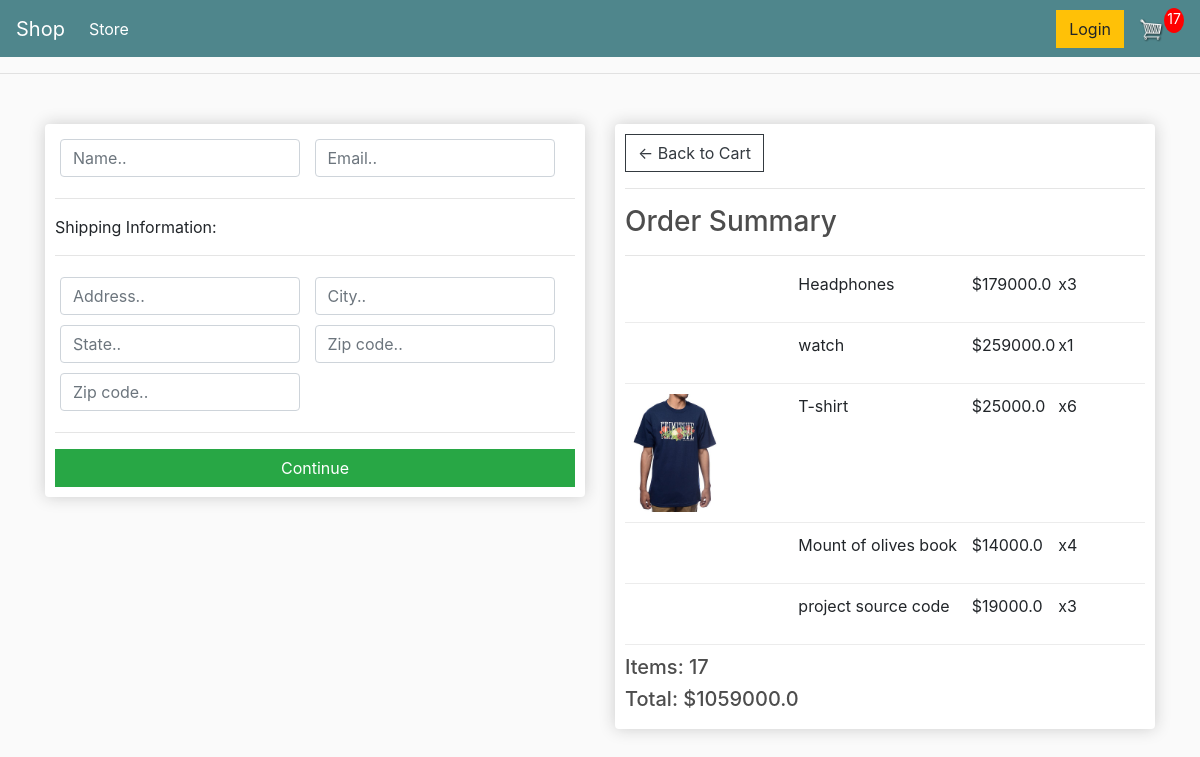
/checkout/ (signed in), run on an earlier commit of the app's database.
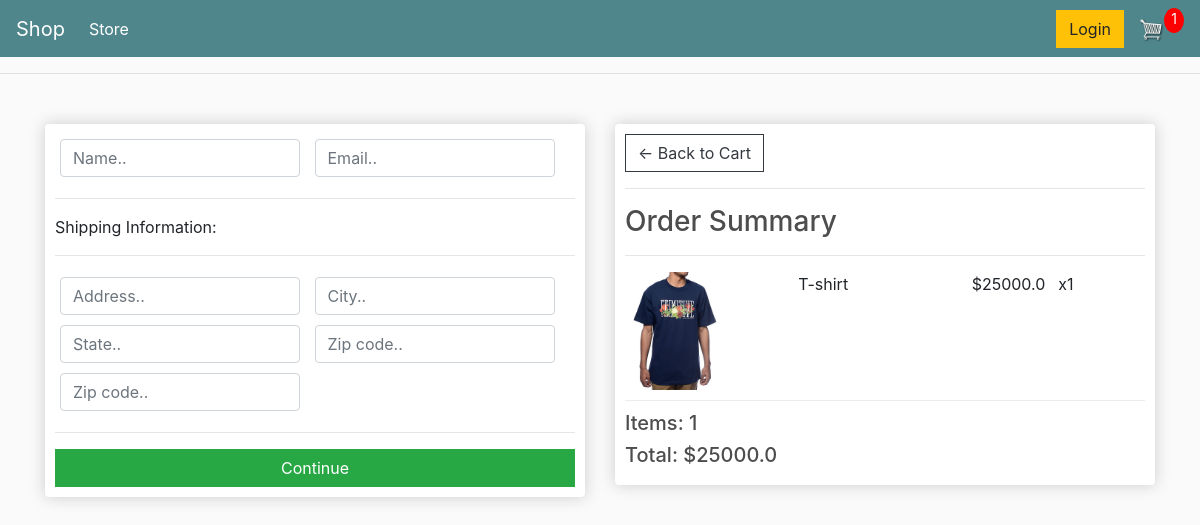
And on a later commit of the database.
### store/models.py (models this page shows, shortened)
class OrderItem(models.Model):
    product = models.ForeignKey(Product, on_delete=models.SET_NULL, blank=True, null=True)
    order = models.ForeignKey(Order, on_delete=models.SET_NULL, blank=True, null=True)
    quantity = models.IntegerField(default=0, null=True, blank=True)
    date_added = models.DateTimeField(auto_now_add=True)
    @property
    def get_total(self):
        doc = "total of each item by quantity"
        total = self.product.price * self.quantity
        return total

class Product(models.Model):
    name = models.CharField(max_length=200, null=True)
    price = models.FloatField()
    digital = models.BooleanField(default=False, null=True, blank=False)
    image = models.ImageField(null=True, blank=True)
    @property
    def imageURL(self):
        try:
            url = self.image.url
        except:
            url = ''
        return url

class Order(models.Model):
    customer = models.ForeignKey(Customer, on_delete=models.SET_NULL, blank=True, null=True)
    date_orderd = models.DateTimeField(auto_now_add=True)
    complete = models.BooleanField(default=True, null=True, blank=False)
    transaction_id = models.CharField(max_length=200, null=True)
    @property
    def get_cart_total(self):
        orderitems = self.orderitem_set.all()
        total_sale = sum([item.get_total for item in orderitems])
        return total_sale
    @property
    def get_cart_items(self):
        orderitems = self.orderitem_set.all()
        total_items = sum([item.quantity for item in orderitems])
        return total_items

### store/views.py (the view)
# urls.py: path('checkout/',views.checkout,name="checkout"),
def checkout(request):
    if request.user.is_authenticated:
        client = request.user.customer
        order, created = Order.objects.get_or_create(customer=client, complete=False)
        items = order.orderitem_set.all()
        cartItems = order.get_cart_items
    else:
        order = {'get_cart_total':0,'get_cart_items':0, 'shipping':False}
        cartItems = order['get_cart_items']
        items = []
    context = {'items':items,'order':order,'cartItems':cartItems}
    return render(request,"store/checkout.html",context)

### store/templates/store/checkout.html (shortened to what this page needs)
{% extends 'store/main.html'%}
{%load static%}
{%block content%}
<div class="row">
       <div class="col-lg-6">
           <div class="box-element" id="form-wrapper">
               <form id="form">
                   <div id="user-info">
                       <div class="form-field">
                           <input required class="form-control" type="text" name="name" placeholder="Name..">
                       </div>
                       <div class="form-field">
                           <input required class="form-control" type="email" name="email" placeholder="Email..">
                       </div>
                   </div>
                   <div id="shipping-info">
                       <hr>
                       <p>Shipping Information:</p>
                       <hr>
                       <div class="form-field">
                           <input class="form-control" type="text" name="address" placeholder="Address..">
                       </div>
                       <div class="form-field">
                           <input class="form-control" type="text" name="city" placeholder="City..">
                       </div>
                       <div class="form-field">
                           <input class="form-control" type="text" name="state" placeholder="State..">
                       </div>
                       <div class="form-field">
                           <input class="form-control" type="text" name="zipcode" placeholder="Zip code..">
                       </div>
                       <div class="form-field">
                           <input class="form-control" type="text" name="country" placeholder="Zip code..">
                       </div>
                   </div>
                   <hr>
                   <input id="form-button" class="btn btn-success btn-block" type="submit" value="Continue">
               </form>
           </div>
           <br>
       </div>
       <div class="col-lg-6">
           <div class="box-element">
               <a  class="btn btn-outline-dark" href="{% url 'cart' %}">&#x2190; Back to Cart</a>
               <hr>
               <h3>Order Summary</h3>
               <hr>
               {% for r in items %}
               <div class="cart-row">
                   <div style="flex:2"><img class="row-image" src="{{ r.product.imageURL}}"></div>
                   <div style="flex:2"><p>{{ r.product.name}}</p></div>
                   <div style="flex:1"><p>${{ r.product.price}}</p></div>
                   <div style="flex:1"><p>x{{ r.quantity}}</p></div>
               </div>
               {% endfor %}
               <h5>Items:  {{ order.get_cart_items}}</h5>
               <h5>Total:  ${{ order.get_cart_total}}</h5>
           </div>
       </div>
   </div>
{%endblock content%}

What changed in the data, as far as the page shows it:
removed OrderItem: product.name "Headphones", product.price "179000.0", quantity "3"
removed OrderItem: product.name "watch", product.price "259000.0", quantity "1"
removed OrderItem: product.name "Mount of olives book", product.price "14000.0", quantity "4"
removed OrderItem: product.name "project source code", product.price "19000.0", quantity "3"
changed OrderItem "T-shirt": quantity "6" → "1"
changed through a linked row, Order: get_cart_items "17" → "1"; get_cart_total "1059000.0" → "25000.0"
Also different on the page:
{{ cartItems }}: "17" → "1"
